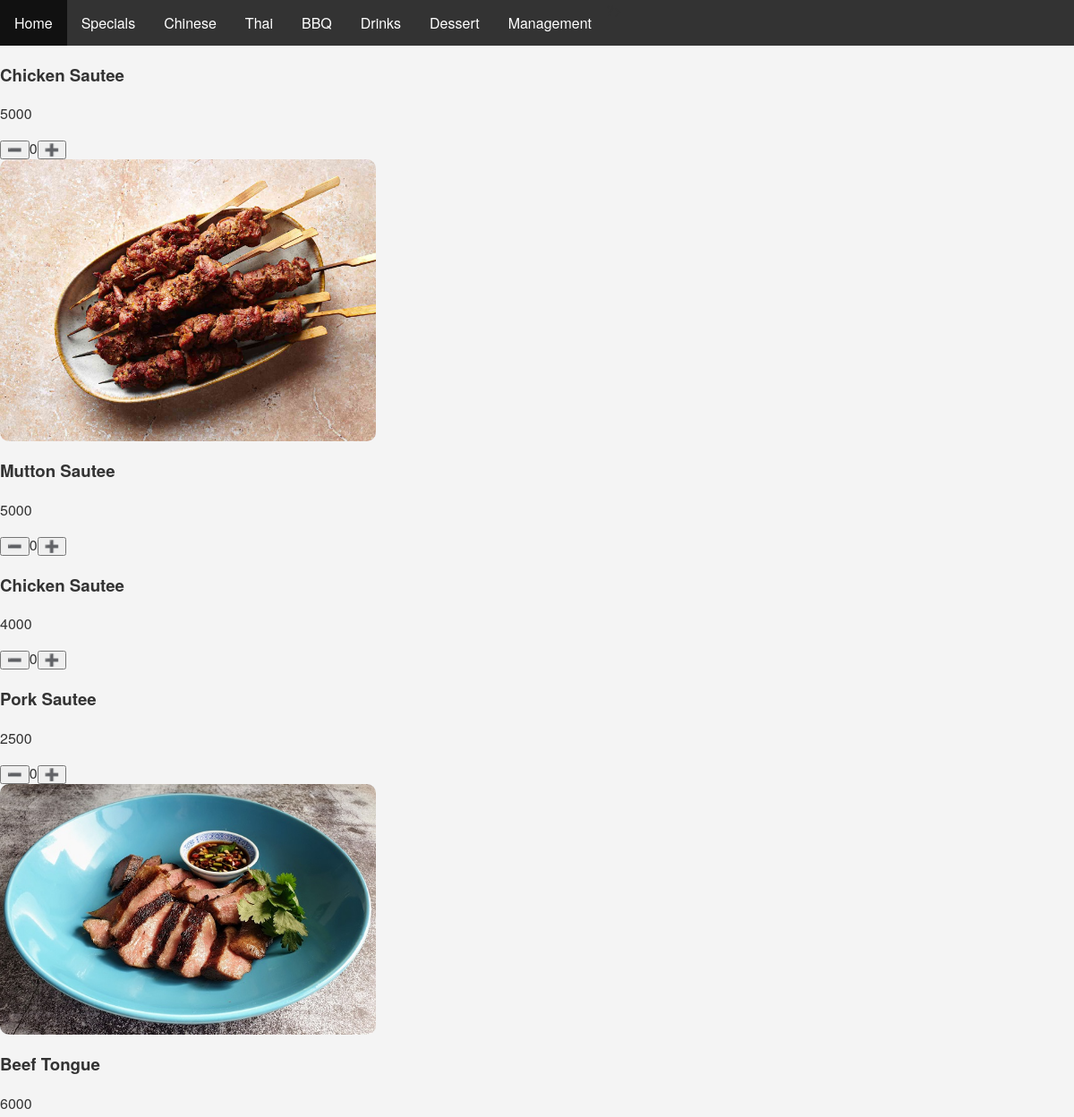
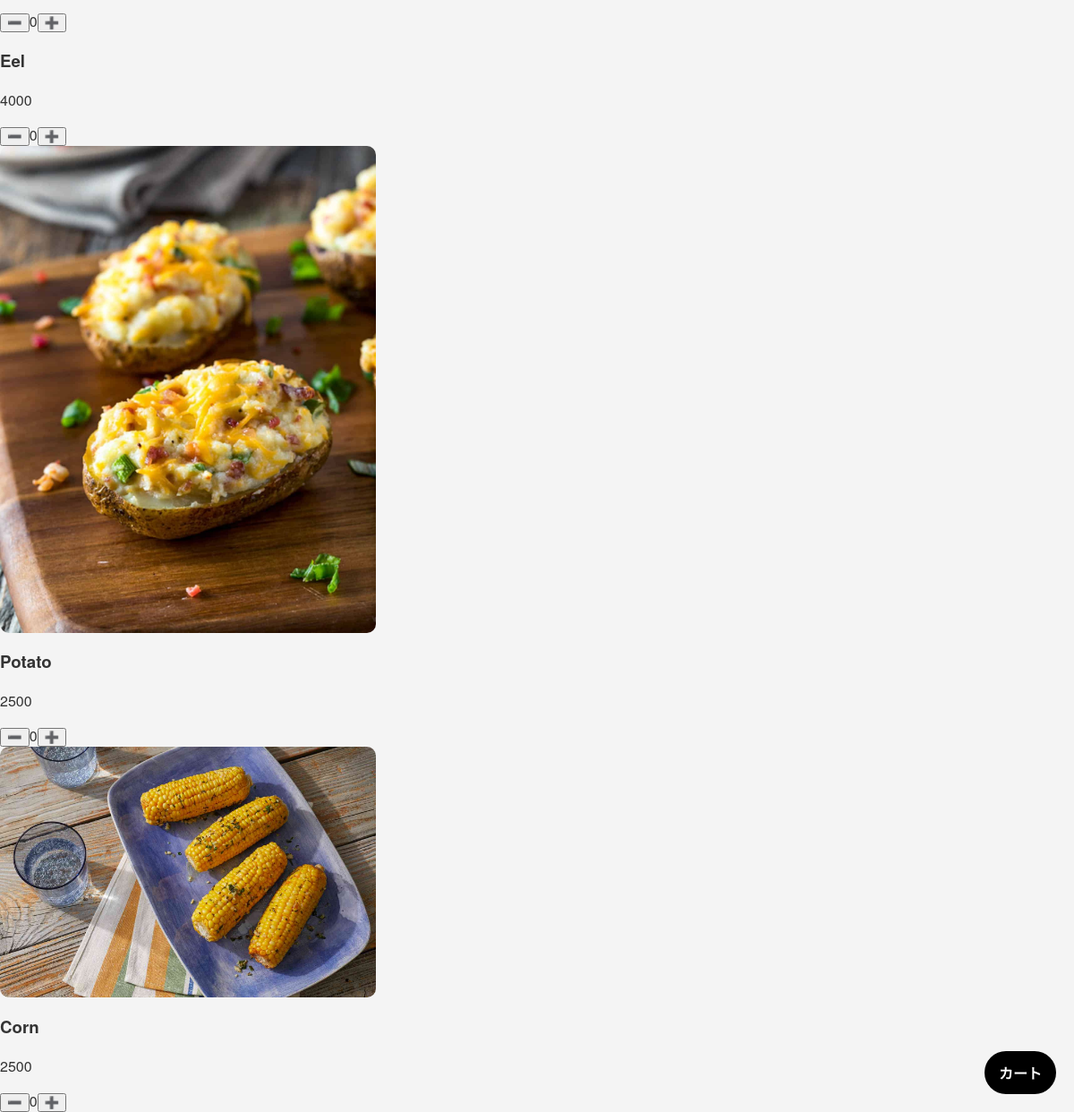
Page /menu.php?categoryId=4 on the committed database (2 pictures, top to bottom).
### tables this page shows
CREATE TABLE `scategory` (
  `id` int(11) NOT NULL,
  `state` int(11) DEFAULT 1,
  `categoryId` int(11) NOT NULL,
  `categoryName` text NOT NULL
);

CREATE TABLE `sitem` (
  `id` int(11) NOT NULL,
  `state` int(11) DEFAULT 1,
  `category` int(11) NOT NULL,
  `name` varchar(50) NOT NULL,
  `price` int(11) NOT NULL
);

### menu.php (the view, shortened to what this page needs)
<?php
require_once "pdo.php";
$categoryId = $_GET['categoryId'];
$sqlItem = "SELECT * FROM sitem WHERE category = :categoryId ORDER BY id ASC";
$stmtItem = $pdo->prepare($sqlItem);
$stmtItem->bindValue(':categoryId', $categoryId, PDO::PARAM_INT);
$stmtItem->execute();
$items = $stmtItem->fetchAll(PDO::FETCH_ASSOC);
echo '<!doctype html>
<html>
<head>
<meta charset="utf-8">
<meta name="viewport" content="width=device-width, initial-scale=1.0">
<link rel="stylesheet" href="./style.css?v=<?= filemtime(__DIR__ . "/style.css") ?>
<script src="script.js" defer></script>
</head>
<body>';
include "nav.php";
foreach ($items as $item) {
    $name = (string) $item['name'];
    $id = (int) $item["id"];
    $qty = $_SESSION['cart'][$id]['amount'] ?? 0;
    $filename = $name . ".jpg";
    echo '<section>';
    echo '<img src="./upfiles/' . $filename . '" alt="">';
    echo '<div>';
    echo '<h3>' . $item["name"] . '</h3>';
    echo '<p>' . $item["price"] . '</p>';
    echo '</div>';
    echo '<button type="button" class="minus" data-id="' . $id . '" data-name="' . htmlspecialchars($name) . '">➖️</button>';
    echo '<span class="qty">' . (int) $qty . '</span>';
    echo '<button type="button" class="plus"  data-id="' . $id . '" data-name="' . htmlspecialchars($name) . '">➕️</button>';
    echo '</section>';
}
echo '<a href="ordercheck.php" class="order-check">カート</a>';
echo '</body></html>';
?>

### nav.php (shortened to what this page needs)
<?php
require_once("pdo.php");
$sqlCategory = "SELECT * FROM sCategory WHERE state = 1 ORDER BY categoryId ASC";
$stmtCategory = $pdo->prepare($sqlCategory);
$stmtCategory->execute();
$categories = $stmtCategory->fetchAll(PDO::FETCH_ASSOC);
?>
<!DOCTYPE html>
<html lang="ja">
<link rel="stylesheet" href="./style.css">
<ul>
    <li><a href="index.php">Home</a></li>
<?php
foreach ($categories as $category) { ?>
    <li><a href="menu.php?categoryId=<?= $category['categoryId'] ?>"><?php echo $category['categoryName']; ?></a>
    </li>
<?php } ?>
    <li><a href="management.php">Management</a></li>
</ul>
</html>

### style.css (style rules this page uses)
ul { list-style-type: none; margin: 0; padding: 0; overflow: hidden; background-color: #333333; }
ul li { float: left; }
ul li a { display: block; color: white; text-align: center; padding: 14px 16px; text-decoration: none; }
img { width: 20%; height: auto; }
body { font-family: "Helvetica Neue", Arial, "Hiragino Kaku Gothic ProN", "Hiragino Sans", Meiryo, sans-serif; margin: 0; padding: 0; background-color: #f4f4f4; color: #333; }
img { max-width: 100%; height: auto; display: block; }
section img { width: 100%; max-width: 420px; height: auto; object-fit: cover; border-radius: 10px; }
.order-check { position: fixed; right: 20px; bottom: 20px; z-index: 9999; padding: 12px 16px; border-radius: 999px; background: black; color: white; text-decoration: none; font-weight: 600; }

### rows in the picture
scategory: categoryName "Specials"
scategory: categoryName "Chinese"
scategory: categoryName "Thai"
scategory: categoryName "BBQ"
scategory: categoryName "Drinks"
scategory: categoryName "Dessert"
sitem: name "Chicken Sautee", price "5000", id "0"
sitem: name (picture), name "Mutton Sautee", price "5000", id "0"
sitem: name "Chicken Sautee", price "4000", id "0"
sitem: name "Pork Sautee", price "2500", id "0"
sitem: name (picture), name "Beef Tongue", price "6000", id "0"
sitem: name "Eel", price "4000", id "0"
sitem: name (picture), name "Potato", price "2500", id "0"
sitem: name (picture), name "Corn", price "2500", id "0"
